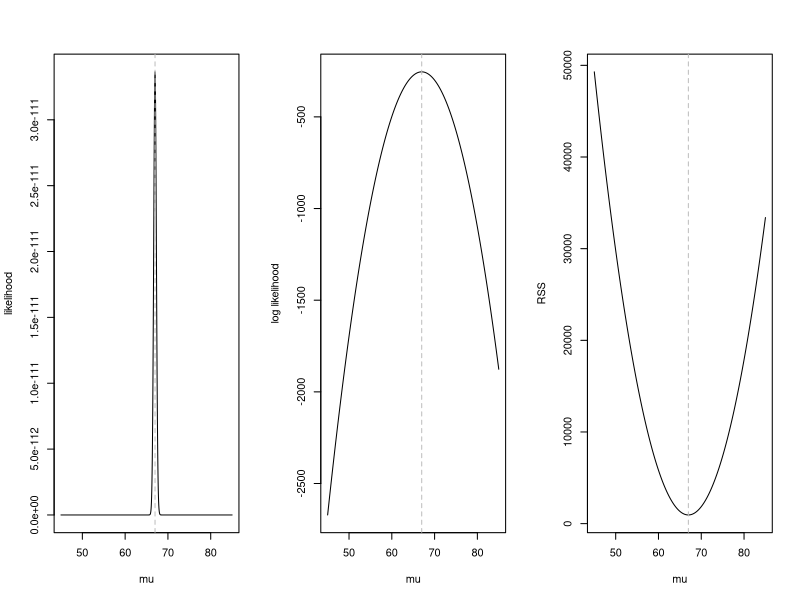
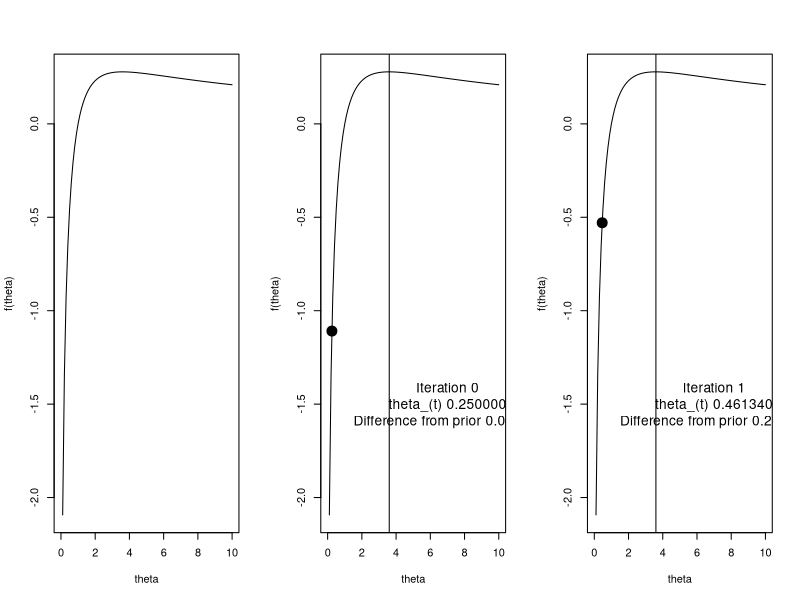
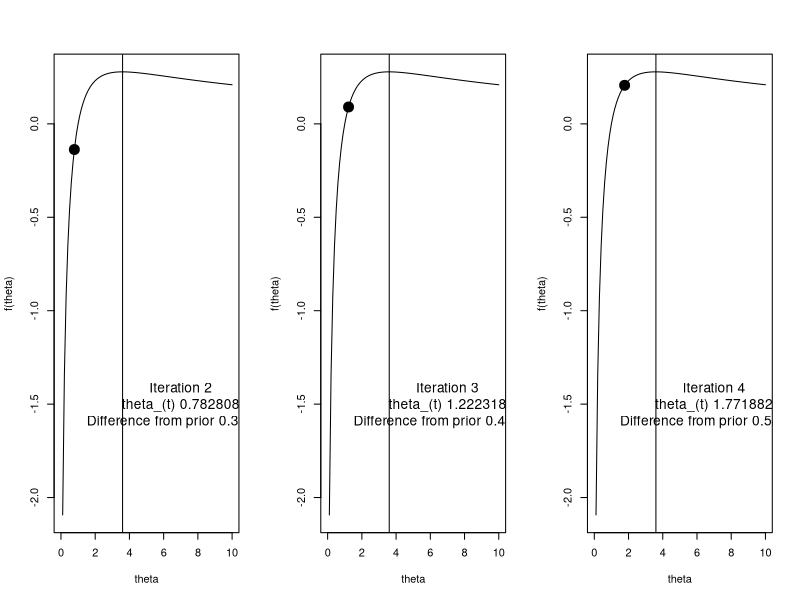
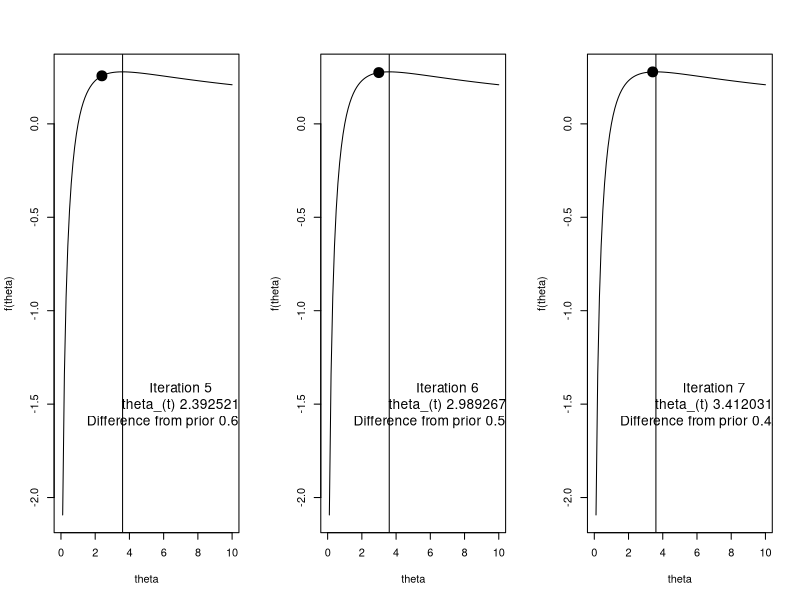
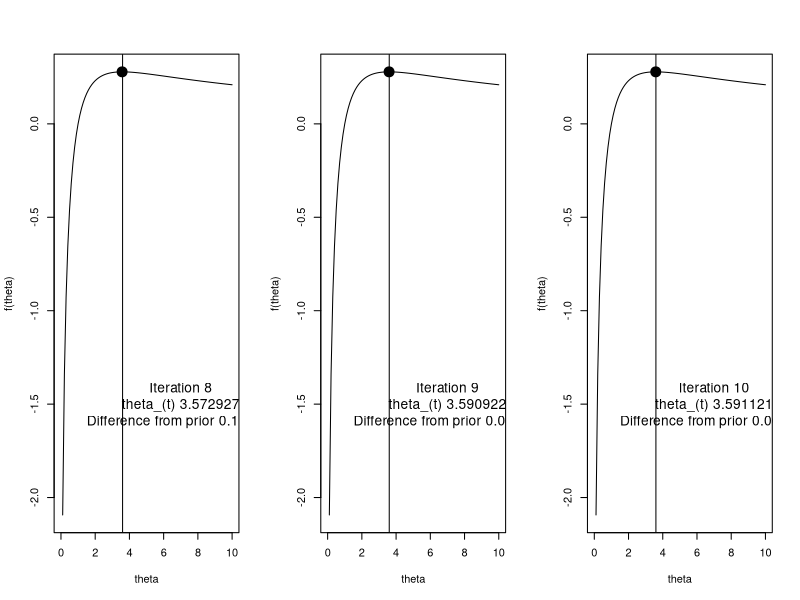
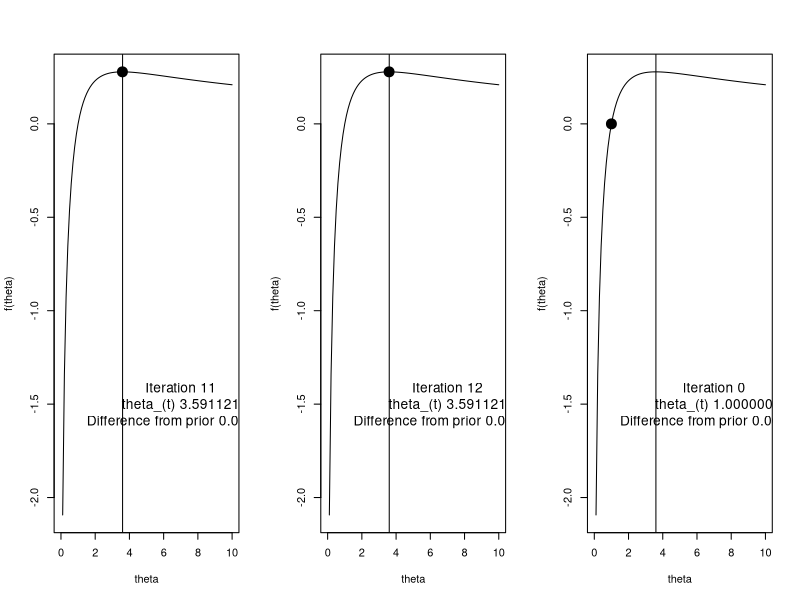
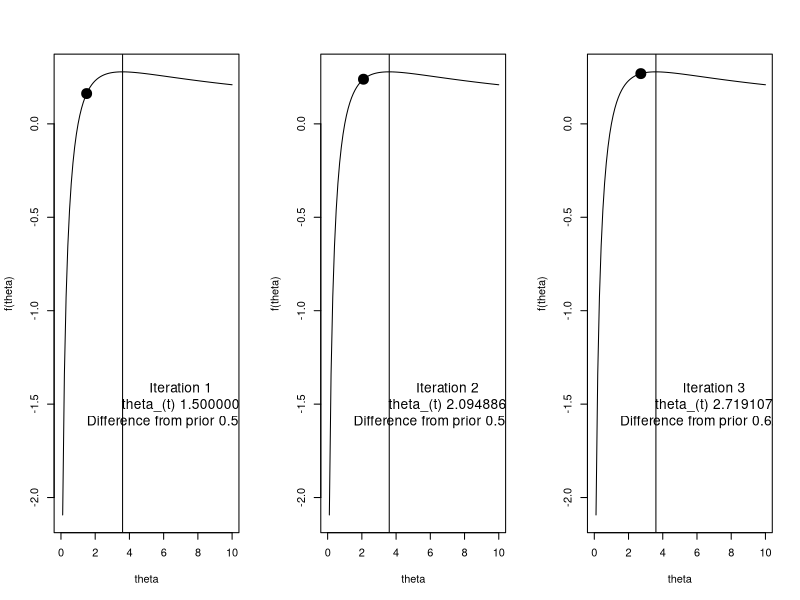
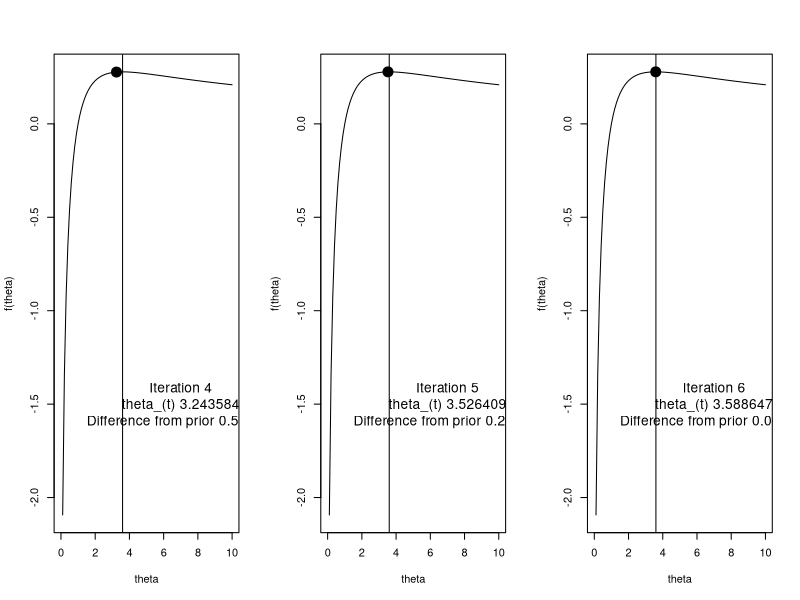

R code for these plots, in order:
## ---- chunk 1
knitr::opts_chunk$set(echo = TRUE)
## ---- chunk 2
## set simulation parameters
mu = 67 
sigma2 = 10
n = 100

## generate random normally distributed samples
y = rnorm(n, mu, sd = sqrt(sigma2))

## print MLE of mu, mu_hat
cat("mean of y\n")
(mean(y))

## print estimate of mu in linear model framework (intercept only model)
cat("beta_hat from intercept only linear model\n")
print(lm(y ~1)$coef)

## ---- chunk 3
## returns a vector of likelihood values over a given range of mu values
## helps for plotting later
lik = function(mu, sigma2, y){
  # create empty vector
  likelihood.vector = rep(NA, length(mu))
  
  # for each mu, calculate the likelihood value
  for(i in 1:length(likelihood.vector)){
    likelihood.vector[i] = prod(dnorm(y, mu[i], sqrt(sigma2)))
  }
  
  # return vector of likelihood values spanning range of mu
  return(likelihood.vector)
}

## define the log-likelihood function with respect to mu
loglik = function(mu, sigma2, y){
  # create empty vector  
  log.likelihood.vector = rep(NA, length(mu))
  
  # calculate log likelihood
  for(i in 1:length(log.likelihood.vector)){
    log.likelihood.vector[i] = sum(dnorm(y, mu[i], sqrt(sigma2), log = T))
  }
  
  return(log.likelihood.vector)
}

## define the residual sum of squares function with respect to mu
RSS = function(mu, sigma2, y){
  # create empty vector  
  RSS.vector = rep(NA, length(mu))
  
  # calculate log likelihood
  for(i in 1:length(RSS.vector)){
    RSS.vector[i] = sum((y - mu[i])^2)
  }
  
  return(RSS.vector)
}


## ---- chunk 4
## range of mu to plot over
range = seq(45, 85,,1000)

## arrange the two plots in 1 row, three columns
par(mfrow = c(1,3)) 

## likelihood plot
plot(range, lik(mu = range,sigma2 = sigma2, y = y), type = "l", ylab = "likelihood", xlab = "mu")

# add vertical line at the mean of y
abline(v = mean(y), lty = 2, col = "grey") 

## log likelihood plot
plot(range, loglik(mu = range,sigma2 = sigma2, y = y), type = "l", ylab = "log likelihood", xlab = "mu")

# vertical line at the mean of y
abline(v = mean(y), lty = 2, col = "grey" ) 

## RSS plot
plot(range, RSS(mu = range,sigma2 = sigma2, y = y), type = "l", ylab = "RSS", xlab = "mu")

# vertical line at the mean of y
abline(v = mean(y), lty = 2, col = "grey" ) 
## ---- chunk 5
# define function 
f1 = function(theta){
  log(theta)/(1+theta)
}

# make a plot with this function, where the x-axis ranges from 0 to 10
plot(f1, from = 0, to = 10, ylab = "f(theta)", xlab = "theta")
## ---- chunk 6
  th = 0.25
    i = h = 0
  plot(f1, from = 0, to = 10, ylab = "f(theta)", xlab = "theta")
  points(th, f1(th), pch = 19, cex = 2)
  abline(v = 3.6)
  text(x = 7, y = -1.5,labels = sprintf("Iteration %d\n theta_(t) %f \n Difference from prior %f", i, th, h), cex = 1.25)
  for(i in 1:12){
    h = ((th + 1)*(1+1/th - log(th)))/(3+4/th+1/th^2-2*log(th))
     th = th + h
     plot(f1, from = 0, to = 10, ylab = "f(theta)", xlab = "theta")
     points(th, f1(th), pch = 19, cex = 2)
     abline(v = 3.6)
     text(x = 7, y = -1.5,labels = sprintf("Iteration %d\n theta_(t) %f \n Difference from prior %f", i, th, h), cex = 1.25)
  }

## ---- chunk 7
  th = 1
    i = h = 0
  plot(f1, from = 0, to = 10, ylab = "f(theta)", xlab = "theta")
  points(th, f1(th), pch = 19, cex = 2)
  abline(v = 3.6)
  text(x = 7, y = -1.5,labels = sprintf("Iteration %d\n theta_(t) %f \n Difference from prior %f", i, th, h), cex = 1.25)
  for(i in 1:12){
    h = ((th + 1)*(1+1/th - log(th)))/(3+4/th+1/th^2-2*log(th))
     th = th + h
     plot(f1, from = 0, to = 10, ylab = "f(theta)", xlab = "theta")
     points(th, f1(th), pch = 19, cex = 2)
     abline(v = 3.6)
     text(x = 7, y = -1.5,labels = sprintf("Iteration %d\n theta_(t) %f \n Difference from prior %f", i, th, h), cex = 1.25)
  }
## ---- chunk 8
  th = 4
  i = h = 0
  plot(f1, from = 0, to = 10, ylab = "f(theta)", xlab = "theta")
  points(th, f1(th), pch = 19, cex = 2)
  abline(v = 3.6)
  text(x = 7, y = -1.5,labels = sprintf("Iteration %d\n theta_(t) %f \n Difference from prior %f", i, th, h), cex = 1.25)
     
  for(i in 1:12){
    h = ((th + 1)*(1+1/th - log(th)))/(3+4/th+1/th^2-2*log(th))
     th = th + h
     plot(f1, from = 0, to = 10, ylab = "f(theta)", xlab = "theta")
     points(th, f1(th), pch = 19, cex = 2)
     abline(v = 3.6)
     text(x = 7, y = -1.5,labels = sprintf("Iteration %d\n theta_(t) %f \n Difference from prior %f", i, th, h), cex = 1.25)
  }
## ---- chunk 9
  th = 8
    i = h = 0
  plot(f1, from = 0, to = 10, ylab = "f(theta)", xlab = "theta")
  points(th, f1(th), pch = 19, cex = 2)
  abline(v = 3.6)
  text(x = 7, y = -1.5,labels = sprintf("Iteration %d\n theta_(t) %f \n Difference from prior %f", i, th, h), cex = 1.25)
  for(i in 1:12){
    h = ((th + 1)*(1+1/th - log(th)))/(3+4/th+1/th^2-2*log(th))
     th = th + h
     plot(f1, from = 0, to = 10, ylab = "f(theta)", xlab = "theta")
     points(th, f1(th), pch = 19, cex = 2)
     abline(v = 3.6)
     text(x = 7, y = -1.5,labels = sprintf("Iteration %d\n theta_(t) %f \n Difference from prior %f", i, th, h), cex = 1.25)
  }
## ---- chunk 10
# generate 100 poisson(10) samples
set.seed(10)
n = 100
lambda = 10
y = rpois(n, lambda)
mean(y)

## ---- chunk 11
# loglikelihood function
logLik = function(lambda, y){
  value = sum(dpois(y, lambda = lambda, log = T))
  return(value)
}

# lets write a function for the first derivative
d1 = function(lambda, y){
  first = -length(y) + sum(y)/lambda
  return(first)
}

# now the second
d2 = function(lambda, y){
  second = -sum(y)/lambda^2
  return(second)
}
## ---- chunk 12
# now lets apply NR. First lets set the tolerance and choose a starting value
# the start
tol = 10^-4
lam = 0.1
maxit = 50
iter = 0
eps = Inf
start = Sys.time()
while(eps > tol & iter < maxit){
  # save the previous value
  lam0 = lam
  
  # calculate h, the increment
  h = - d1(lambda = lam, y = y)/d2(lambda = lam, y = y)
  
  # update lambda
  lam = lam + h
  
  # update the log likelihood 
  logL = logLik(lambda = lam, y= y)
  
  # calculate the diff in lambda, could also use the log likelihood if we wanted
  eps  = abs(lam - lam0)
  
  # update the iteration number
  iter = iter + 1
  if(iter == maxit) warning("Iteration limit reached without convergence")
  
  # print out info to keep track
  cat(sprintf("Iter: %d logL: %f lam: %f h: %f eps:%f\n",iter, logL,lam, h, eps))
}
end = Sys.time()
print(end - start)
## ---- chunk 13
 
  
tol = 10^-4
lam = 0.1
maxit = 50
iter = 0
eps = Inf

range = seq(0.001,30,,1000)
plot(range,sapply(range,logLik, y = y), ylab = "logLik(lambda)", xlab = "lambda", type = 'l')
points(lam0, logLik(lam0, y = y), pch = 19, cex = 2)
abline(v = mean(y))

while(eps > tol & iter < maxit){
  # save the previous value
  lam0 = lam
  
  # calculate h, the increment
  h = - d1(lambda = lam, y = y)/d2(lambda = lam, y = y)
  
  # update lambda
  lam = lam + h
  
  # update the log likelihood 
  logL = logLik(lambda = lam, y= y)
  
  # calculate the diff, could also use the log likelihood if we wanted
  eps  = abs(lam - lam0)
  
  # update the iteration number
  iter = iter + 1
  
  plot(range,sapply(range,logLik, y = y), ylab = "logLik(lambda)", xlab = "lambda", type = 'l')
  points(lam, logLik(lam, y = y), pch = 19, cex = 2)
  abline(v = mean(y))
}
## ---- chunk 14
# now lets apply FS using same framework as before
# the start
tol = 10^-4
lam = 0.1
maxit = 50
iter = 0
eps = Inf

start = Sys.time()
while(eps > tol & iter < maxit){
  # save the previous value
  lam0 = lam
  
  # calculate h, the increment
  h = -d1(lambda = lam, y = y)/(-n/lam)
  
  # update lambda
  lam = lam + h
  
  # lambda cant be less than or equal to 0, so put a check for this
  if(lam <= 0) stop("lambda leq 0")
  
  # update the log likelihood 
  logL = logLik(lambda = lam, y= y)
  
  # calculate the diff, could also use the log likelihood if we wanted
  eps  = abs(lam - lam0)
  
  # update the iteration number
  iter = iter + 1
  if(iter == maxit) warning("Iteration limit reached without convergence")
  
  # print out info to keep track
  cat(sprintf("Iter: %d logL: %f lam: %f h: %f eps:%f\n",iter, logL,lam, h, eps))
}
end = Sys.time()
print(end - start)
## ---- chunk 15
# 100 samples
n = 100

# create X from two normally distributed predictors, assume intercept
x1 = rnorm(100)
x2 = rnorm(100)
X = model.matrix(~1+x1+x2)

# pick beta
beta = c(1, 1, 1)

# simulate samples
lambda = exp(X%*%beta) 
y = rpois(n, lambda)
## ---- chunk 16
data.matrix = cbind(log(y+1), x1, x2)
pairs(data.matrix)
## ---- chunk 17
# loglikelihood function
logLik.reg = function(beta, y, X){
  lambda_hat = exp(X%*%beta)
  value = sum(dpois(y, lambda = lambda_hat, log = T))
  return(value)
}

# lets write a function for the first derivative
d1.reg = function(beta, y, X){
  lambda_hat = exp(X %*% beta)
  r = y - lambda_hat
  first = matrix(0, ncol = 1, nrow = ncol(X))
  for(i in 1:length(y)) first =  first + r[i]*X[i,] # also can be done with colSums(sweep(X,MARGIN=2,r,`*`))
  return(first)
}

# now the second
d2.reg = function(beta, y, X){
  lambda_hat = exp(X %*% beta)
  second = 0 
  for(i in 1:length(y)) second =  second + -lambda_hat[i]*X[i,] %*% t(X[i,])
  return(second)
}
## ---- chunk 18
# the start
tol = 10^-4
beta = c(log(mean(y)),0,0) # multivariate now
maxit = 50
iter = 0
eps = Inf

# given this, the result below will be the same as NR
start = Sys.time()
while(eps > tol & iter < maxit){
  # save the previous value
  beta0 = beta
  
  # calculate h, the increment
  h = -solve(d2.reg(beta = beta, y = y, X = X)) %*% d1.reg(beta = beta, y = y, X = X)
  
  # update lambda
  beta = beta + h
  
  # update the log likelihood 
  logL = logLik(lambda = exp(X%*%beta), y= y)
  
  # calculate the euclidean distance, could also use the log likelihood if we wanted
  eps  = sqrt(sum((beta - beta0)^2))
  
  # update the iteration number
  iter = iter + 1
  if(iter == maxit) warning("Iteration limit reached without convergence")
  
  # print out info to keep track
  cat(sprintf("Iter: %d logL: %.2f beta0: %.3f beta1: %.3f beta2: %.3f eps:%f\n",iter, logL,beta[1],beta[2],beta[3],eps))
}
end = Sys.time()
print(end - start)
## ---- chunk 19
print(beta)
print(glm(y ~ X -1, family = poisson()))
## ---- chunk 20
# the start
tol = 10^-4
beta = c(log(mean(y)),0,0) # multivariate now
maxit = 50
iter = 0
eps = Inf

# given this, the result below will be the same as NR
start = Sys.time()
while(eps > tol & iter < maxit){
  # save the previous value
  beta0 = beta
  
  # set up  values
  eta_t = X %*% beta0
  e = exp(-eta_t)*(y - exp(eta_t))
  w = exp(eta_t)
  W = diag(as.vector(w))
  z = eta_t + e 
  
  # solve for beta(t+1)
  beta = solve(t(X) %*% W %*% X)%*% t(X)%*%W %*% z
  
  # update the log likelihood 
  eta_t1 = X%*%beta
  logL = logLik(lambda = exp(eta_t1), y= y)
  
  # calculate the euclidean distance, could also use the log likelihood if we wanted
  eps  = sqrt(sum((beta - beta0)^2))
  
  # update the iteration number
  iter = iter + 1
  if(iter == maxit) warning("Iteration limit reached without convergence")
  
  # print out info to keep track
  cat(sprintf("Iter: %d logL: %.2f beta0: %.3f beta1: %.3f beta2: %.3f eps:%f\n",iter, logL,beta[1],beta[2],beta[3],eps))
}
end = Sys.time()
print(beta)
print(end - start)

## ---- chunk 21
# load the optimx library
library(optimx)
start = Sys.time()
fit = optimx(
  par = c(log(mean(y)),0,0), # initial values for the parameters. 
  fn = function(x, X, y){logLik.reg(beta = x,X = X, y= y)}, # log likelihood
  gr = function(x, X, y){d1.reg(beta = x,X = X, y= y)}, # gradient/1st derivative
  method = "BFGS",
  y = y,
  X = X,
  #itmax = maxit, # max number of iterations
  control = list(
              trace = 0, # higher number print more detailed output
              maximize = T, # default is to minimize
              abstol= tol
              # parscale = vector of scaling values to correct for scale differencs in parameters.  Should be the same length as the num of parameters
              )
)
end = Sys.time()
print(end - start)
print(fit)  
## ---- chunk 22
# the start
tol = 10^-6
beta = c(log(mean(y)),0,0) # multivariate now
maxit = 10000
iter = 0
alpha = 0.0001
eps = Inf

# given this, the result below will be the same as NR
start = Sys.time()
while(eps > tol & iter < maxit){
  # save the previous value
  beta0 = beta
  
  # calculate h, the increment
  h =  alpha*d1.reg(beta = beta, y = y, X = X)
  
  # update lambda
  beta = beta + h
  
  # update the log likelihood 
  logL = logLik(lambda = exp(X%*%beta), y= y)
  
  # calculate the euclidean distance, could also use the log likelihood if we wanted
  eps  = sqrt(sum((beta - beta0)^2))
  
  # update the iteration number
  iter = iter + 1
  if(iter == maxit) warning("Iteration limit reached without convergence")
  
  # print out info to keep track
  if(floor(iter/20) == ceiling(iter/20)) cat(sprintf("Iter: %d logL: %.2f beta0: %.3f beta1: %.3f beta2: %.3f eps:%f\n",iter, logL,beta[1],beta[2],beta[3],eps))
}
end = Sys.time()
print(end - start)
## ---- chunk 23
# the start
tol = 10^-9 # lowered threshold to ensure convergence
beta = c(log(mean(y)),0,0) # multivariate now
maxit = 60000 # increased iteration limit
iter = 0
alpha = 0.00001
subsample.size = 10
eps = 100000
epscount = 0
logL = rep(NA, maxit)

# given this, the result below will be the same as NR
start = Sys.time()
while(eps > tol & iter < maxit & epscount < 2){
  # save the previous value
  beta0 = beta
  
  # take subsample
  index = sample(1:n,size = subsample.size,replace = T)
  
  # calculate h, the increment
  h =  alpha*d1.reg(beta = beta, y = y[index], X = X[index,])
  
  # update lambda
  beta = beta + h
  
  # update the log likelihood 
  logL[iter] = logLik(lambda = exp(X%*%beta), y= y)
  
  # use relative change in logL from 1000 iterations prior
  # this is because randomness between single iterations large, smooths out
  if(iter > 1000) eps  = abs(logL[iter] -logL[iter-1000])/abs(logL[iter-1000])
  
  # we use this count to protect against randomly hitting the convergene limit early
  if(eps < tol) epscount = epscount+1
  
  # update the iteration number
  iter = iter + 1
  if(iter == maxit) warning("Iteration limit reached without convergence")
  
  # print out info to keep track
  if(floor(iter/1000) == ceiling(iter/1000)) cat(sprintf("Iter: %d logL: %.2f beta0: %.3f beta1: %.3f beta2: %.3f eps:%f\n",iter, logL[iter-1],beta[1],beta[2],beta[3],eps))
}
end = Sys.time()
print(end - start)
## ---- chunk 24
# load the optimx library
library(optimx)
start = Sys.time()
fit = optimx(
  par = c(log(mean(y)),0,0), # initial values for the parameters. 
  fn = function(x, X, y){logLik.reg(beta = x,X = X, y= y)}, # log likelihood
  method = "Nelder-Mead",
  y = y,
  X = X,
  #itmax = maxit, # max number of iterations
  control = list(
              trace = 0, # higher number print more detailed output
              maximize = T, # default is to minimize
              abstol= tol
              # parscale = vector of scaling values to correct for scale differencs in parameters.  Should be the same length as the num of parmaters
              )
)
end = Sys.time()
print(end - start)
print(fit)  
